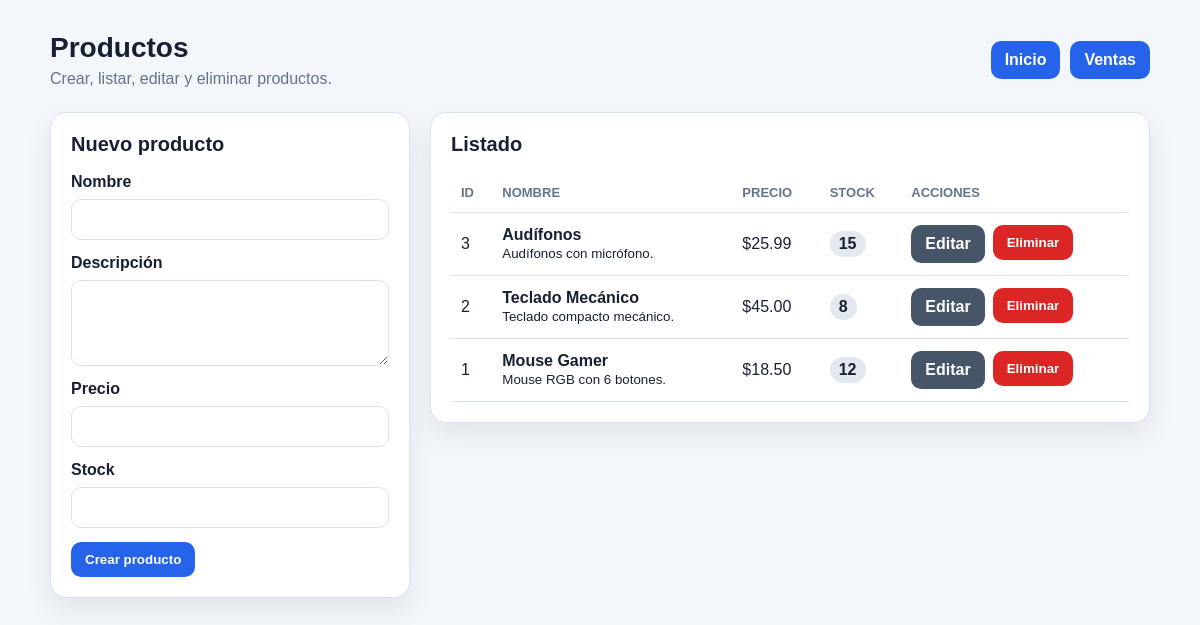
The page /productos.php on the database its author committed.
### tables this page shows
CREATE TABLE IF NOT EXISTS productos (
    id INT AUTO_INCREMENT PRIMARY KEY,
    nombre VARCHAR(120) NOT NULL,
    descripcion TEXT NULL,
    precio DECIMAL(10, 2) NOT NULL,
    stock INT NOT NULL DEFAULT 0,
    fecha_creacion TIMESTAMP DEFAULT CURRENT_TIMESTAMP,
    CONSTRAINT chk_productos_precio CHECK (precio > 0),
    CONSTRAINT chk_productos_stock CHECK (stock >= 0)
);

### config/database.php (called while the page is built, shortened)
<?php
class Database
{
    public static function connect(): PDO
    {
        $dsn = 'mysql:host=' . self::HOST . ';dbname=' . self::DB_NAME . ';charset=' . self::CHARSET;
        try {
            return new PDO($dsn, self::USER, self::PASS, [
                PDO::ATTR_ERRMODE => PDO::ERRMODE_EXCEPTION,
                PDO::ATTR_DEFAULT_FETCH_MODE => PDO::FETCH_ASSOC,
                PDO::ATTR_EMULATE_PREPARES => false,
            ]);
        } catch (PDOException $e) {
            die('Error de conexión a la base de datos: ' . $e->getMessage());
        }
    }
}

### controllers/ProductoController.php (called while the page is built, shortened)
<?php
require_once __DIR__ . '/../config/database.php';
require_once __DIR__ . '/../models/Producto.php';
class ProductoController
{
    private Producto $productoModel;
    public function __construct()
    {
        $this->productoModel = new Producto(Database::connect());
    }
    public function index(): array
    {
        return $this->productoModel->all();
    }
}

### models/Producto.php (called while the page is built, shortened)
<?php
class Producto
{
    public function all(): array
    {
        $stmt = $this->db->query('SELECT * FROM productos ORDER BY id DESC');
        return $stmt->fetchAll();
    }
}

### public/productos.php (the view, shortened to what this page needs)
<?php
require_once __DIR__ . '/../controllers/ProductoController.php';
$controller = new ProductoController();
$editId = filter_var($_GET['edit'] ?? null, FILTER_VALIDATE_INT);
$editing = $editId ? $controller->show((int)$editId) : null;
$productos = $controller->index();
function h(?string $value): string
{
    return htmlspecialchars((string)$value, ENT_QUOTES, 'UTF-8');
}
?>
<!DOCTYPE html>
<html lang="es">
<head>
    <link rel="stylesheet" href="assets/style.css">
</head>
<body>
    <main class="container">
        <section class="header">
            <div class="brand">
                <h1>Productos</h1>
                <p>Crear, listar, editar y eliminar productos.</p>
            </div>
            <nav class="nav">
                <a href="index.php" class="btn-secondary">Inicio</a>
                <a href="ventas.php">Ventas</a>
            </nav>
        </section>
        <section class="grid">
            <article class="card">
                <h2><?= $editing ? 'Editar producto' : 'Nuevo producto' ?></h2>
                <form method="POST" action="productos.php">
                    <div class="form-group">
                        <label for="nombre">Nombre</label>
                        <input id="nombre" name="nombre" type="text" required value="<?= h($editing['nombre'] ?? '') ?>">
                    </div>
                    <div class="form-group">
                        <label for="descripcion">Descripción</label>
                        <textarea id="descripcion" name="descripcion"><?= h($editing['descripcion'] ?? '') ?></textarea>
                    </div>
                    <div class="form-group">
                        <label for="precio">Precio</label>
                        <input id="precio" name="precio" type="number" step="0.01" min="0.01" required value="<?= h($editing['precio'] ?? '') ?>">
                    </div>
                    <div class="form-group">
                        <label for="stock">Stock</label>
                        <input id="stock" name="stock" type="number" min="0" required value="<?= h($editing['stock'] ?? '') ?>">
                    </div>
                    <div class="actions">
                        <button class="btn" type="submit"><?= $editing ? 'Guardar cambios' : 'Crear producto' ?></button>
                    </div>
                </form>
            </article>
            <article class="card">
                <h2>Listado</h2>
                <div class="table-wrap">
                    <table>
                        <thead>
                            <tr>
                                <th>ID</th>
                                <th>Nombre</th>
                                <th>Precio</th>
                                <th>Stock</th>
                                <th>Acciones</th>
                            </tr>
                        </thead>
                        <tbody>
                            <?php foreach ($productos as $producto): ?>
                                <tr>
                                    <td><?= h($producto['id']) ?></td>
                                    <td>
                                        <strong><?= h($producto['nombre']) ?></strong><br>
                                        <small><?= h($producto['descripcion']) ?></small>
                                    </td>
                                    <td>$<?= number_format((float)$producto['precio'], 2) ?></td>
                                    <td><span class="badge"><?= h($producto['stock']) ?></span></td>
                                    <td>
                                        <div class="actions">
                                            <a class="btn btn-secondary" href="productos.php?edit=<?= h($producto['id']) ?>">Editar</a>
                                            <form method="POST" action="productos.php" onsubmit="return confirm('¿Eliminar este producto?');">
                                                <button class="btn btn-danger" type="submit">Eliminar</button>
                                            </form>
                                        </div>
                                    </td>
                                </tr>
                            <?php endforeach; ?>
                        </tbody>
                    </table>
                </div>
            </article>
        </section>
    </main>
</body>
</html>

### public/assets/style.css (style rules this page uses)
:root { --bg: #f3f6fb; --card: #ffffff; --text: #172033; --muted: #64748b; --primary: #2563eb; --danger: #dc2626; --success: #16a34a; --border: #dbe3ef; }
* { box-sizing: border-box; }
body { margin: 0; font-family: Arial, Helvetica, sans-serif; background: var(--bg); color: var(--text); }
.container { width: min(1100px, 94%); margin: 32px auto; }
.header { display: flex; align-items: center; justify-content: space-between; gap: 16px; margin-bottom: 24px; }
.brand h1 { margin: 0; font-size: 28px; }
.brand p { margin: 6px 0 0; color: var(--muted); }
.nav { display: flex; gap: 10px; flex-wrap: wrap; }
.nav a, .btn { border: 0; border-radius: 10px; padding: 10px 14px; background: var(--primary); color: white; text-decoration: none; cursor: pointer; font-weight: 700; }
.btn-danger { background: var(--danger); }
.btn-secondary { background: #475569; }
.grid { display: grid; grid-template-columns: 360px 1fr; gap: 20px; align-items: start; }
.card { background: var(--card); border: 1px solid var(--border); border-radius: 16px; box-shadow: 0 12px 28px rgba(15, 23, 42, 0.08); padding: 20px; }
.card h2 { margin-top: 0; font-size: 20px; }
.form-group { display: grid; gap: 8px; margin-bottom: 14px; }
label { font-weight: 700; }
input, textarea, select { width: 100%; padding: 11px 12px; border: 1px solid var(--border); border-radius: 10px; font-size: 15px; background: white; }
textarea { min-height: 86px; resize: vertical; }
.table-wrap { overflow-x: auto; }
table { width: 100%; border-collapse: collapse; }
th, td { padding: 12px 10px; border-bottom: 1px solid var(--border); text-align: left; vertical-align: middle; }
th { color: var(--muted); font-size: 13px; text-transform: uppercase; }
.actions { display: flex; gap: 8px; flex-wrap: wrap; }
.badge { display: inline-flex; align-items: center; border-radius: 999px; padding: 4px 9px; background: #e2e8f0; font-weight: 700; }

### rows shown on the page
productos: id "3", nombre "Audífonos", descripcion "Audífonos con micrófono.", precio "25.99", stock "15"
productos: id "2", nombre "Teclado Mecánico", descripcion "Teclado compacto mecánico.", precio "45.00", stock "8"
productos: id "1", nombre "Mouse Gamer", descripcion "Mouse RGB con 6 botones.", precio "18.50", stock "12"
